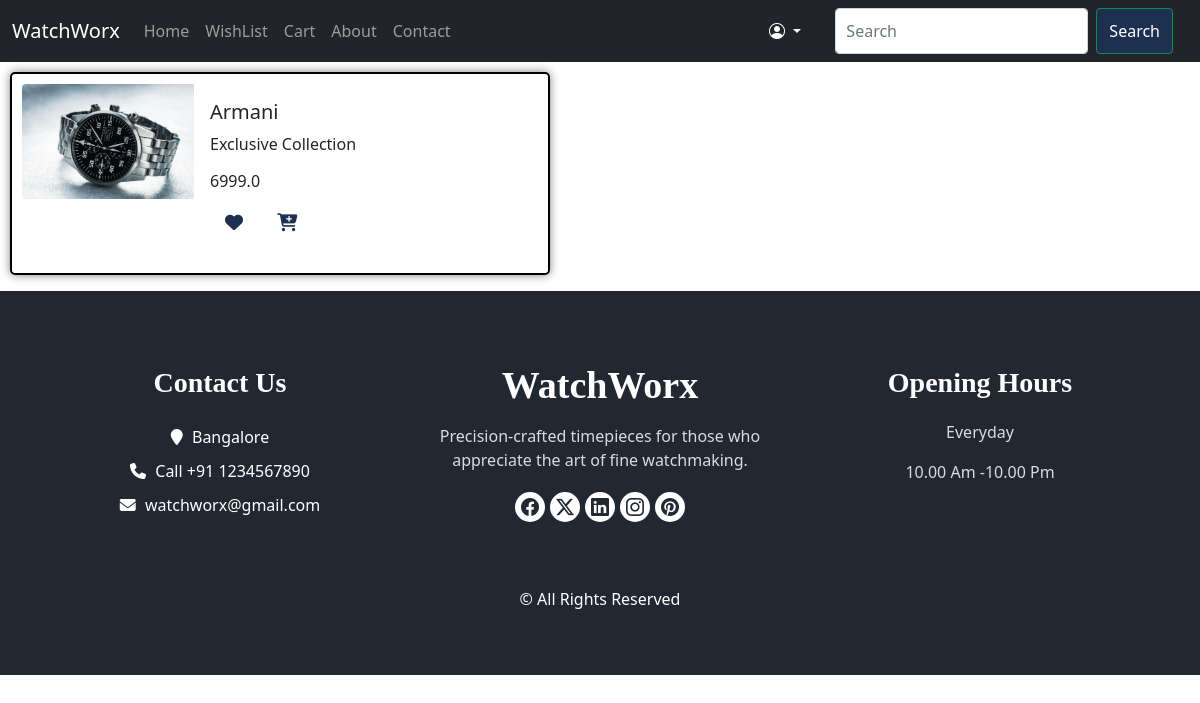
The page /product/7 on the database its author committed.
### Homepage/models.py (models this page shows)
class watchupload(models.Model):
    name=models.CharField(max_length=100)
    description = models.TextField()
    price= models.FloatField()
    count=models.IntegerField(default=1)
    image = models.ImageField(upload_to='watch_images/')
    created=models.DateTimeField(auto_now_add=True),
    updated=models.DateTimeField(auto_now=True)

### Homepage/views.py (the view)
# urls.py: path('product/<int:id>',views.show_product,name='product'),
def show_product(request,id):
    product = get_object_or_404(watchupload,id=id)
    review_obj=Watchreviews.objects.filter(products=product)
    return render(request,'product.html',{'product':product,'reviews':review_obj})

### templates/product.html (shortened to what this page needs)
{% extends 'main.html' %}
{%block body_block %}
{% load static %}
<div class="card mb-3" style="max-width: 540px;">
    <div class="row g-0">
      <div class="col-md-4">
        <img src="{{product.image.url}}" class="img-fluid rounded-start" alt="...">
      </div>
      <div class="col-md-8">
        <div class="card-body">
          <h5 class="card-title">{{product.name}}</h5>
          <p class="card-text">{{product.description}}</p>
          <h6 class="card-title">{{product.price}}</h6>
          <a  class="fa-solid fa-heart ico" href="{% url 'wishlist' id=product.id %}"></a>
          <a class="fa-solid fa-cart-plus ico" href="{% url 'cart' id=product.id %}"></a>
        </div>
      </div>
    </div>
  </div>
  <div>
{%endblock %}

### templates/main.html (style rules this page uses)
body { scroll-behavior: smooth; }
.card { padding: 10px; margin: 10px; border: 2px solid; border-radius: 5px; border-color: black; box-shadow: 0 0 10px rgba(0, 0, 0, 0.5); }
.ico { padding: 5px; margin: 10px; text-decoration: none; color: inherit; font-size: large; color: rgb(30, 48, 80); }

### rows shown on the page
watchupload: image (picture), name "Armani", description "Exclusive Collection", price "6999.0"
